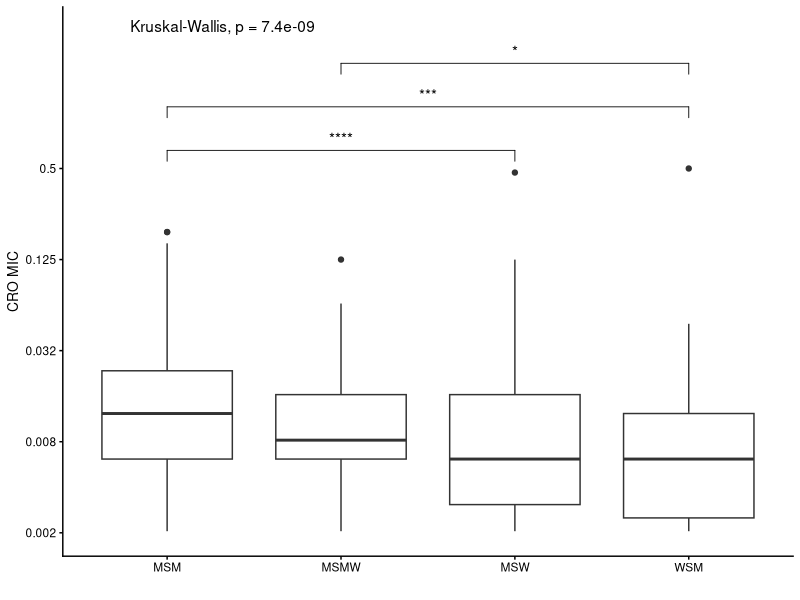
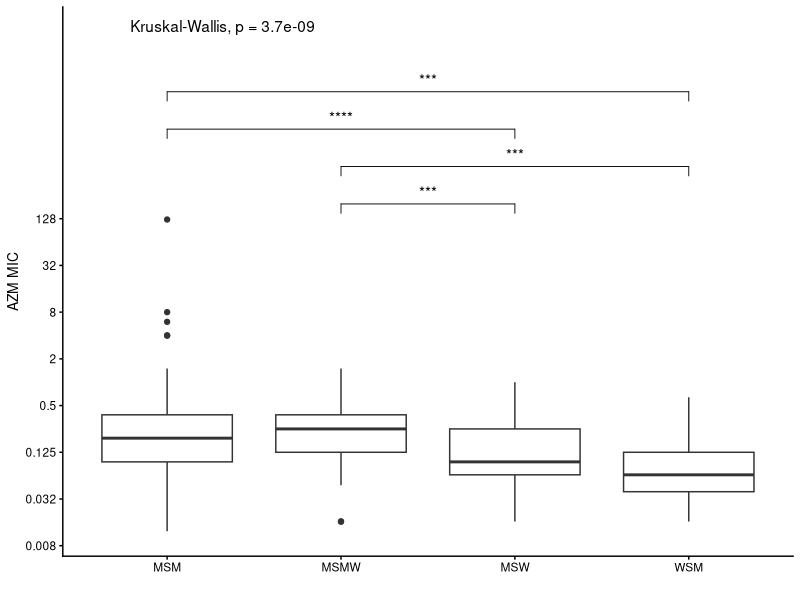
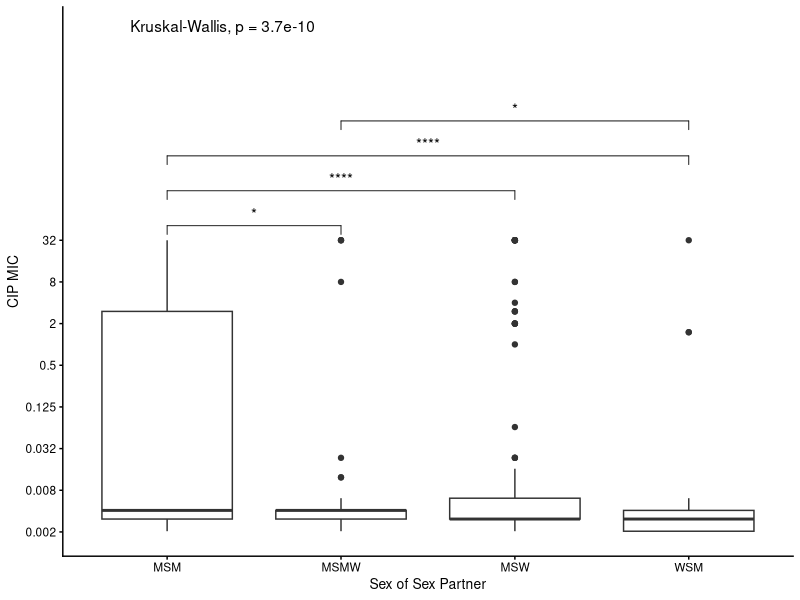
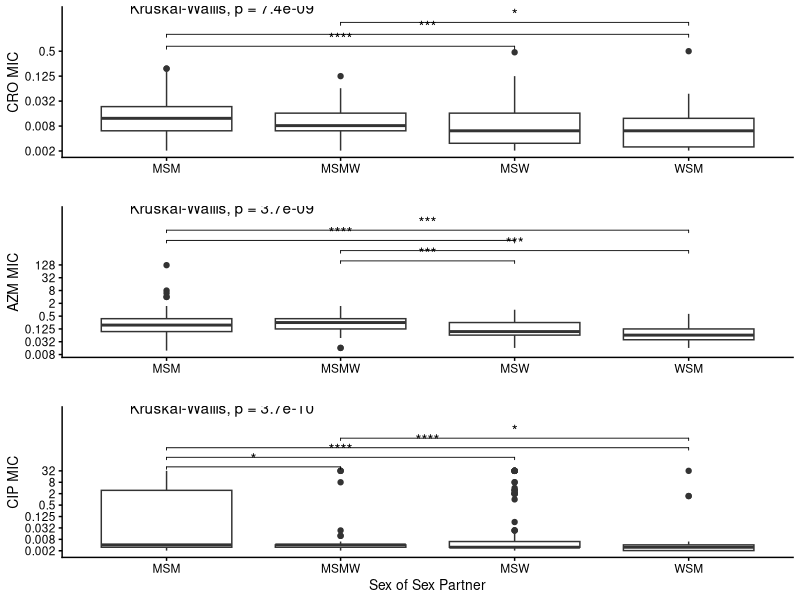
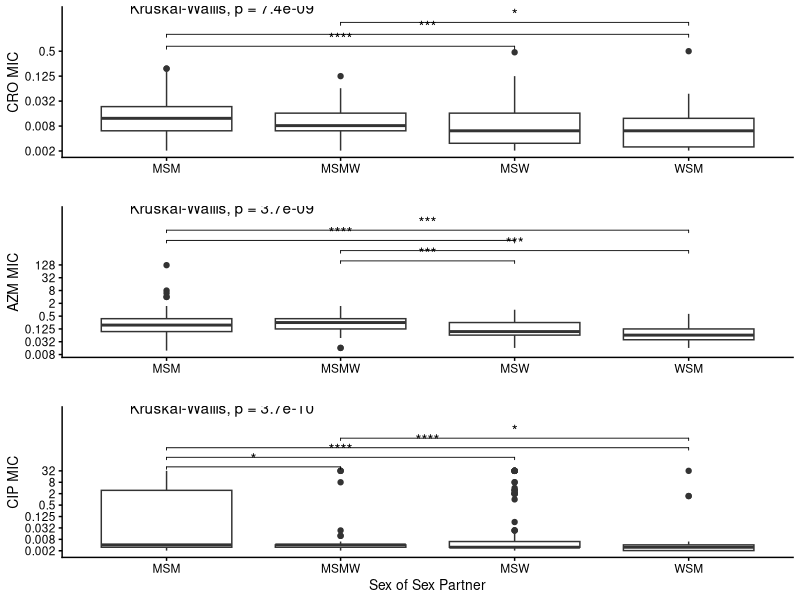

Reproduce these figures in R, in order.
# If necessary, install the necessary packages
install.packages("tidyverse"); packageVersion("tidyverse") # packageVersion helps you see which version you are running for your analysis
install.packages("cowplot"); packageVersion("cowplot")
install.packages("ggpubr"); packageVersion("ggpubr")

# load required libraries
library(tidyverse)
library(cowplot)
library(ggpubr)

# set theme for plots
theme_set(theme_cowplot(font_size=10)) # rather than setting the theme within the plot, we can set the theme for all plots created by a script

# read data
# Sexual behavior and antimicrobial susceptibility metadata associated with N. gonorrhoeae isolates collected in New York City as part of Mortimer et al. 2020.
metadata <- read_csv("data/Mortimer2020_sexualbehavior_AMR.csv")

# define statistical comparisons to show
comparisons.cro <- list(c("MSM", "MSW"), c("MSM", "WSM"), c("MSMW", "WSM"))
comparisons.azi <- list(c("MSMW", "MSW"), c("MSMW", "WSM"), c("MSM", "MSW"), c("MSM", "WSM"))
comparisons.cip <- list(c("MSM", "MSMW"), c("MSM", "MSW"), c("MSM", "WSM"),  c("MSMW", "WSM"))

# plot ceftriaxone MICs by sexual behavior group
partner.cro <- metadata %>%
  ggplot(aes(x = partner, y = ceftriaxone)) +  # define plot aesthetics
  geom_boxplot() +  # choose plot type
  scale_y_continuous(trans='log2', # change scale to log2-transformed scale
                     breaks = c(2^(-9), 2^(-7), 2^(-5), 2^(-3), 2^(-1)), # identify specific breaks to show on the y-axis
                     labels = c("0.002", "0.008", "0.032", "0.125", "0.5")) +  # define custom labels for those breaks
  labs(x = "", y = "CRO MIC") +  # update x and y axis labels
  stat_compare_means(comparisons = comparisons.cro, label = "p.signif") + # use ggpubr function to compare means between x-axis groups using wilcoxon test (default)
  stat_compare_means(label.y = 2) # add Kruskal-Wallis p-value and specify position

# view figure
partner.cro

# plot azithromycin MICs by sexual behavior group
partner.azi <- metadata %>%
  ggplot(aes(x = partner, y = azithromycin)) + 
  geom_boxplot() + 
  scale_y_continuous(trans='log2',
                     breaks = c(2^(-7), 2^(-5), 2^(-3), 2^(-1), 2, 2^3, 2^5, 2^7),
                     labels = c("0.008", "0.032", "0.125", "0.5", "2", "8", "32", "128")) +
  labs(x = "", y = "AZM MIC") +
  stat_compare_means(comparisons = comparisons.azi, label = "p.signif") +
  stat_compare_means(label.y =15)

# view figure
partner.azi

# plot ciprofloxacin MICs by sexual behavior group
partner.cip <- metadata %>%
  ggplot(aes(x = partner, y = ciprofloxacin)) + 
  geom_boxplot() + 
  scale_y_continuous(trans='log2',
                     breaks = c(2^(-9), 2^(-7), 2^(-5), 2^(-3), 2^(-1), 2, 2^3, 2^5),
                     labels = c("0.002", "0.008", "0.032", "0.125", "0.5", "2", "8", "32")) +
  labs(x = "Sex of Sex Partner", y = "CIP MIC") +
  stat_compare_means(comparisons = comparisons.cip, label = "p.signif") +
  stat_compare_means(label.y = 15)

# view figure
partner.cip

# combine plots into a grid
partner.mic <- plot_grid(partner.cro,
                         partner.azi, 
                         partner.cip, 
                         ncol = 1, 
                         align = "v",
                         axis = "tb")

# view combined figure in the plot output pane
partner.mic

# save plot to .png file
ggsave("figures/sexual_behavior_mic.png", partner.mic, width = 4, height = 9, units = "in")
